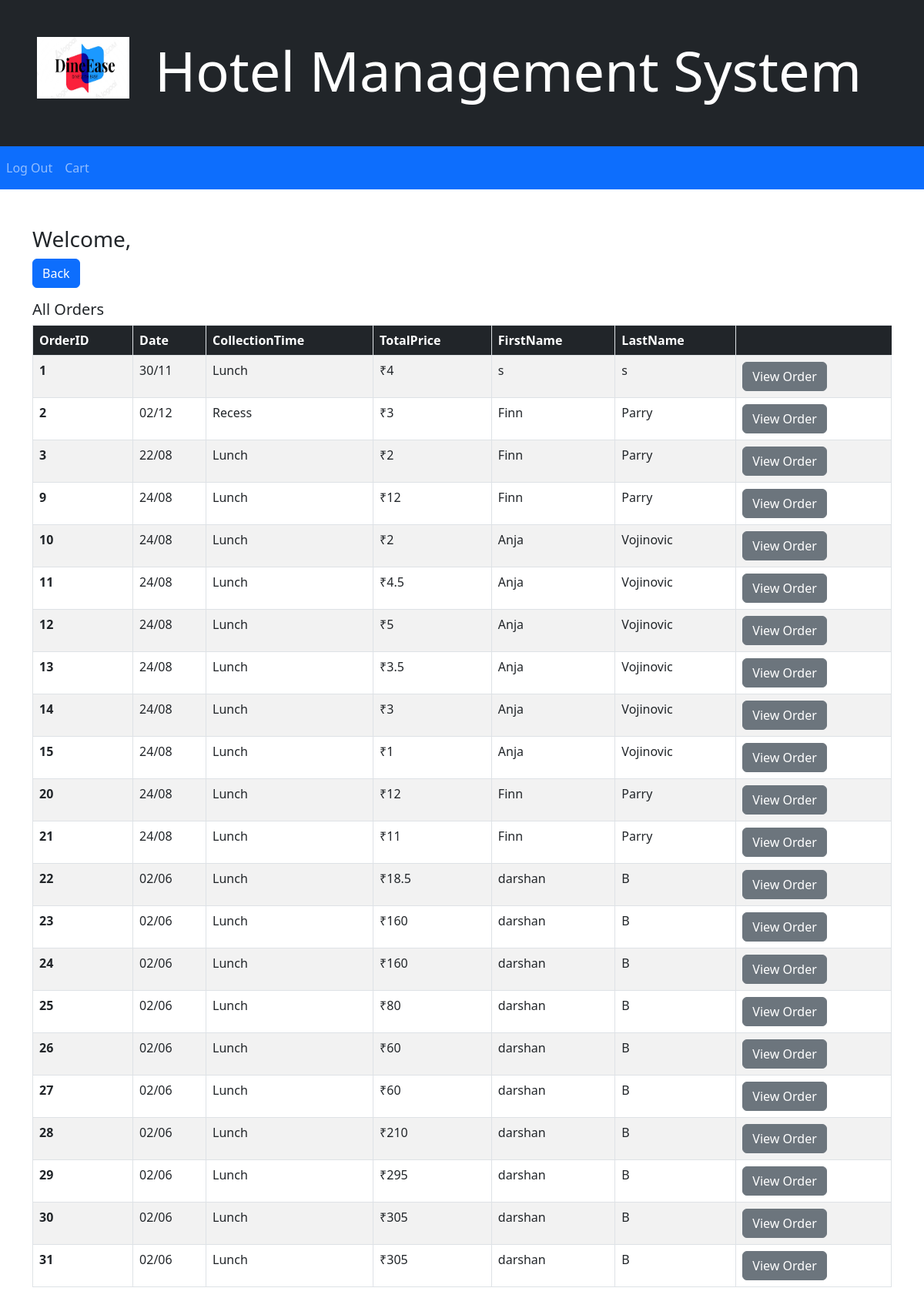
Screenshot of /staff/allorders (signed in) with the database file from the repository.
### tables this page shows
CREATE TABLE "Orders" (
	"OrderID"	INTEGER NOT NULL UNIQUE,
	"UserID"	INTEGER,
	"Date"	TEXT,
	"TotalPrice"	INTEGER,
	"CollectionTime"	TEXT,
	PRIMARY KEY("OrderID" AUTOINCREMENT),
	FOREIGN KEY("UserID") REFERENCES "Users"("UserID")
);

CREATE TABLE "Users" (
	"UserID"	INTEGER NOT NULL UNIQUE,
	"UserName"	TEXT UNIQUE,
	"FirstName"	TEXT,
	"LastName"	TEXT,
	"Password"	TEXT,
	"UserType"	TEXT,
	PRIMARY KEY("UserID")
);

### prototype.py (the view)
@app.route("/staff/allorders")
def revieworders():
    try:
        with sqlite3.connect(db) as con: #fetches all orders and who ordered them from database
            orderlist = fetchQuery(f"SELECT Orders.*, Users.FirstName, Users.LastName FROM Orders INNER JOIN Users ON Orders.UserID = Users.UserID")
    except:
        orderlist=[]
        print("exception")
    return render_template("staffAll.html", username = session["login"]["username"], orderlist = orderlist)#renders

### prototype.py (called while the page is built)
def fetchQuery(query):
    sqlite3.connect(db).row_factory = sqlite3.Row #sets up row factory
    cur=sqlite3.connect(db).cursor()
    cur.execute(query)
    result = cur.fetchall() # stores the query results
    return result

### templates/staffAll.html (shortened to what this page needs)
<html>
    <head>
        <link rel="stylesheet" href="static/css/styles.css"/>
        <link href="https://cdn.jsdelivr.net/npm/bootstrap@5.2.0/dist/css/bootstrap.min.css" rel="stylesheet">
    </head>
    <body>
        <div class="container-fluid bg-dark text-white text-left p-5 w-100">
            <img src="../static/images/logo.png" class="float-start" style="width:120px;height:80px">
            <h1 class="display-2" style="text-align: center;" >Hotel Management System</h1>
        </div>
        <nav class="navbar navbar-expand-sm bg-primary navbar-dark sticky-top">
            <ul class="navbar-nav nav">
              <li class="nav-item">
                <a class="nav-link" href="/login">Log Out</a>
              </li>
            </ul>
            <ul class="navbar-nav nav mr-3 float-end">
              <li class="nav-item">
                <a class="nav-link" href="/retail/cart"> Cart</a>
              </li>
            </ul>
        </nav>
        <div class="container my-5">
            <p class="h3">Welcome, {{ username }}</p>
            <a href="/staff" class="btn btn-primary">Back</a>
            {% if orderlist == [] %}
                <p class="h3 lead w-10 mt-3">No orders FOREVER</p>
            {% else %}
                <p class="h3 lead w-10 mt-3">All Orders</p>
                <table class="table table-striped table-bordered">
                    <thead class="bg-dark text-white">
                        <tr>
                            <th scope="col">OrderID</th>
                            <th scope="col">Date</th>
                            <th scope="col">CollectionTime</th>
                            <th scope="col">TotalPrice</th>
                            <th scope="col">FirstName</th>
                            <th scope="col">LastName</th>
                            <th scope="col" class="border-0"></th>
                        </tr>
                    </thead>
                    <tbody>
                        {% for row in orderlist %}
                            <tr>
                                <th scope="row">{{ row[0] }}</th>
                                <td>{{ row[2] }}</td>
                                <td>{{ row[4] }}</td>
                                <td>₹{{ row[3] }}</td>
                                <td>{{ row[5] }}</td>
                                <td>{{ row[6] }}</td>
                                <td><a class="btn btn-secondary" href="/orders/{{ row[0] }}">View Order</a></td>
                            </tr>
                        {% endfor %}
                    </tbody>
                </table>
            {% endif %}
        </div>
    </body>
</html>

### rows the page displays
Orders: OrderID "1", Date "30/11", CollectionTime "Lunch", TotalPrice "4", FirstName "s", LastName "s"
Orders: OrderID "2", Date "02/12", CollectionTime "Recess", TotalPrice "3", FirstName "Finn", LastName "Parry"
Orders: OrderID "3", Date "22/08", CollectionTime "Lunch", TotalPrice "2", FirstName "Finn", LastName "Parry"
Orders: OrderID "9", Date "24/08", CollectionTime "Lunch", TotalPrice "12", FirstName "Finn", LastName "Parry"
Orders: OrderID "10", Date "24/08", CollectionTime "Lunch", TotalPrice "2", FirstName "Anja", LastName "Vojinovic"
Orders: OrderID "11", Date "24/08", CollectionTime "Lunch", TotalPrice "4.5", FirstName "Anja", LastName "Vojinovic"
Orders: OrderID "12", Date "24/08", CollectionTime "Lunch", TotalPrice "5", FirstName "Anja", LastName "Vojinovic"
Orders: OrderID "13", Date "24/08", CollectionTime "Lunch", TotalPrice "3.5", FirstName "Anja", LastName "Vojinovic"
Orders: OrderID "14", Date "24/08", CollectionTime "Lunch", TotalPrice "3", FirstName "Anja", LastName "Vojinovic"
Orders: OrderID "15", Date "24/08", CollectionTime "Lunch", TotalPrice "1", FirstName "Anja", LastName "Vojinovic"
Orders: OrderID "20", Date "24/08", CollectionTime "Lunch", TotalPrice "12", FirstName "Finn", LastName "Parry"
Orders: OrderID "21", Date "24/08", CollectionTime "Lunch", TotalPrice "11", FirstName "Finn", LastName "Parry"
Orders: OrderID "22", Date "02/06", CollectionTime "Lunch", TotalPrice "18.5", FirstName "darshan", LastName "B"
Orders: OrderID "23", Date "02/06", CollectionTime "Lunch", TotalPrice "160", FirstName "darshan", LastName "B"
Orders: OrderID "24", Date "02/06", CollectionTime "Lunch", TotalPrice "160", FirstName "darshan", LastName "B"
Orders: OrderID "25", Date "02/06", CollectionTime "Lunch", TotalPrice "80", FirstName "darshan", LastName "B"
Orders: OrderID "26", Date "02/06", CollectionTime "Lunch", TotalPrice "60", FirstName "darshan", LastName "B"
Orders: OrderID "27", Date "02/06", CollectionTime "Lunch", TotalPrice "60", FirstName "darshan", LastName "B"
Orders: OrderID "28", Date "02/06", CollectionTime "Lunch", TotalPrice "210", FirstName "darshan", LastName "B"
Orders: OrderID "29", Date "02/06", CollectionTime "Lunch", TotalPrice "295", FirstName "darshan", LastName "B"
Orders: OrderID "30", Date "02/06", CollectionTime "Lunch", TotalPrice "305", FirstName "darshan", LastName "B"
Orders: OrderID "31", Date "02/06", CollectionTime "Lunch", TotalPrice "305", FirstName "darshan", LastName "B"
